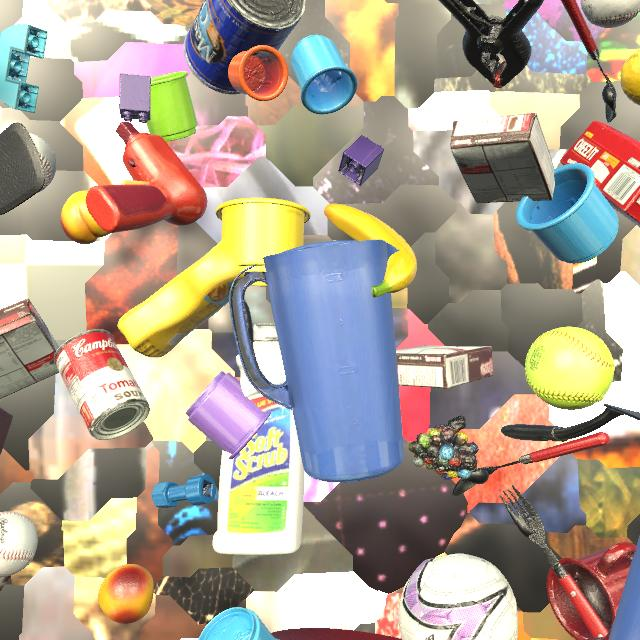
#> input picture ros2_ws/src/yolo_finetune/ycb_foods/test/images/rgb_121_png.rf.bbdb103e31e1c8c8b586902bbf37cbbe.jpg, 640 x 640 px, found by its file name; its folder holds only this picture in this run
$ python reduce_brightness.py
#> lines starting #> are read from the running program, lines starting #| are printed output that depends on the picture
import os
from PIL import Image, ImageEnhance
from tqdm import tqdm

def adjust_brightness(image_path, output_path, brightness_factor=0.5):
    """
    Adjust the brightness of an image.

    :param image_path: Path to the input image.
    :param output_path: Path to save the modified image.
    :param brightness_factor: Factor to reduce brightness (e.g., 0.5 for 50% brightness).
    """
#> called with brightness_factor = 0.5
    with Image.open(image_path) as img:
        # Enhance brightness
#> img is the input picture: PIL image 640x640 RGB; mean R, G, B 172.6, 160.6, 144.9
        enhancer = ImageEnhance.Brightness(img)
        img_enhanced = enhancer.enhance(brightness_factor)
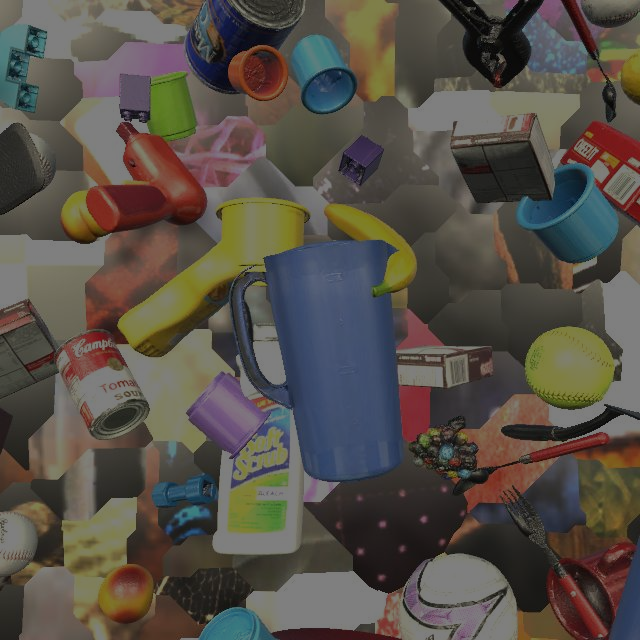
#> img_enhanced: PIL image 640x640 RGB; mean R, G, B 86, 80, 72.2
        # Save the image
        img_enhanced.save(output_path)

def process_dataset(dataset_dir, brightness_factor=0.5):
    """
    Process all images in a dataset to reduce brightness.

    :param dataset_dir: Root directory of the dataset.
    :param brightness_factor: Factor to reduce brightness.
    """
    for split in ['train', 'valid', 'test']:
        images_dir = os.path.join(dataset_dir, split, 'images')
        output_dir = os.path.join(dataset_dir, split, 'images_brightened')  # Save modified images in a new folder
        os.makedirs(output_dir, exist_ok=True)
        print(f"Updating {split}")
        for filename in tqdm(os.listdir(images_dir)):
            if filename.lower().endswith(('.png', '.jpg', '.jpeg')):
                input_path = os.path.join(images_dir, filename)
                output_path = os.path.join(output_dir, filename)
                adjust_brightness(input_path, output_path, brightness_factor)


# Set your dataset path and brightness factor

dataset_path = os.path.join(os.getcwd(),"src", "yolo_finetune","ycb_foods")
brightness_factor = 0.50  # Reduce brightness to 50%
process_dataset(dataset_path, brightness_factor)
